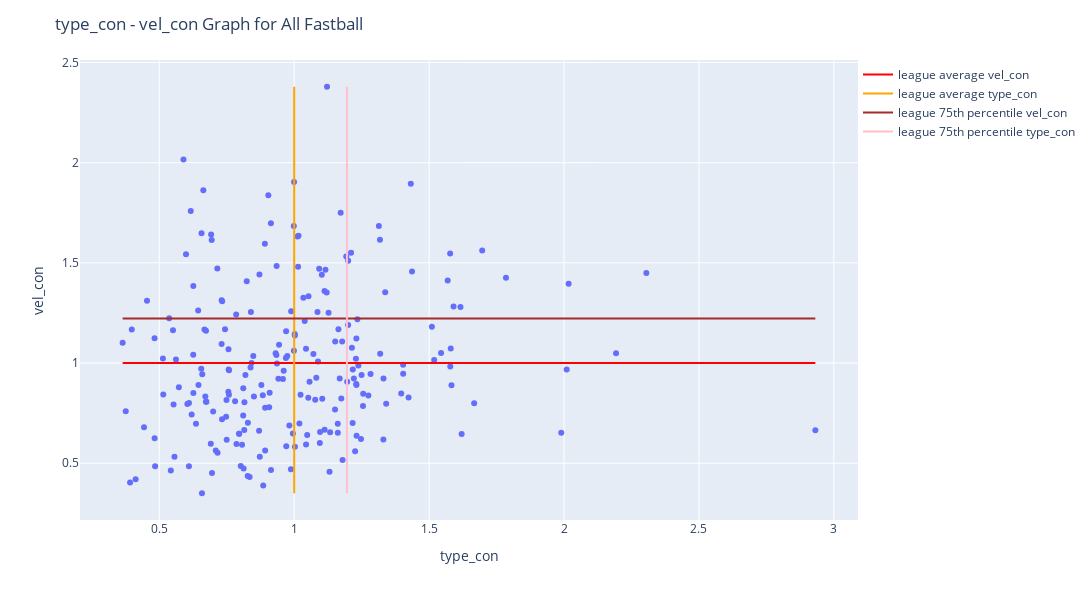

Notebook code for this chart:
### Code cell
func.x_y_scatter(con_df, "type_con", "vel_con")

### Figure 1 — Plotly figure (JSON) as saved in the notebook; plotly's stock layout.template omitted (floating-point values rounded to 4 significant figures; data arrays with more than 128 entries replaced by an {"elided": "..."} marker saying what was removed)
{"data": [{"hovertemplate": "<b>%{hovertext}</b><br><br><extra></extra>", "hovertext": {"elided": "218 str values"}, "legendgroup": "", "marker": {"color": "#636efa", "symbol": "circle"}, "mode": "markers", "name": "", "orientation": "v", "showlegend": false, "type": "scatter", "x": {"elided": "218 float values"}, "xaxis": "x", "y": {"elided": "218 float values"}, "yaxis": "y"}, {"line": {"color": "red", "width": 2}, "mode": "lines", "name": "league average vel_con", "type": "scatter", "x": [0.3643, 2.931], "y": [1, 1]}, {"line": {"color": "orange", "width": 2}, "mode": "lines", "name": "league average type_con", "type": "scatter", "x": [1.0, 1.0], "y": [0.3498, 2.379]}, {"line": {"color": "brown", "width": 2}, "mode": "lines", "name": "league 75th percentile vel_con", "type": "scatter", "x": [0.3643, 2.931], "y": [1.222, 1.222]}, {"line": {"color": "pink", "width": 2}, "mode": "lines", "name": "league 75th percentile type_con", "type": "scatter", "x": [1.195, 1.195], "y": [0.3498, 2.379]}], "layout": {"height": 600, "legend": {"tracegroupgap": 0, "x": 1, "y": 1}, "margin": {"t": 60}, "showlegend": true, "title": {"text": "type_con - vel_con Graph for All Fastball"}, "width": 1200, "xaxis": {"anchor": "y", "domain": [0, 1], "title": {"text": "type_con"}}, "yaxis": {"anchor": "x", "domain": [0, 1], "title": {"text": "vel_con"}}}}
